Frame 1 (no input): blank canvas, image omitted
Frame 60 (the mouse pressed at the canvas centre just before this capture): blank canvas, image omitted
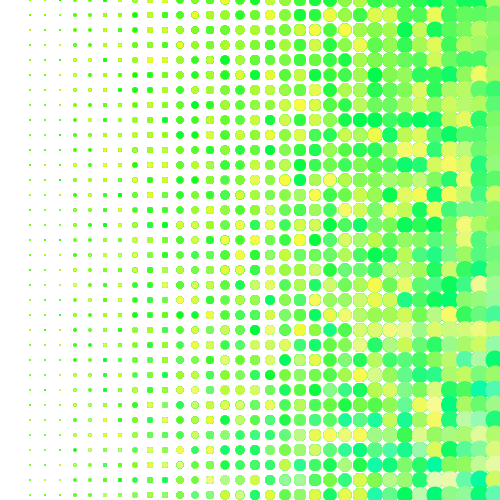
Frame 120 (the mouse held since frame 60 and released just before this capture)

The Processing sketch whose frames 1 and 60 were blank and that drew this single picture after the mouse press (run headless with seeded random() and noise(); from frame 60 on, the mouse is pressed at the canvas centre):

// Processing sketch: processing_84991
// ── processing_84991.pde

//////////////// Project_ MOUSE POSITION & COLOUR BEHAVIOUR \\\\\\\\\\\\\\\\
///////////////////////// YOUSUFOLIO/PROCESSING/2013\\\\\\\\\\\\\\\\
////////////////////////////////// ENJOY\\\\\\\\\\\\\\\\\\\\\\\\\\\\\


float x=10;
float y = 10;

void setup() {
  size(500,500);
  smooth();
  strokeWeight(.01);
  background(255);
}


void draw() {


  for (int i =0; i<100;i+= 3) {
    for(int j =0;j<100;j+= 3 ) {
      noStroke();
      line(mouseX,mouseY,x*i/2,y*j/2);
      noStroke();
      fill(random(0,mouseX),random(mouseY,0),random(i,i+j));
      ellipse(x*i/2,y*j/2,mouseX/105*i/10,mouseX/105*i/10);
    }
  }
}


//////////////// Project_ MOUSE POSITION & COLOUR BEHAVIOUR \\\\\\\\\\\\\\\\
///////////////////////// YOUSUFOLIO/PROCESSING/2013\\\\\\\\\\\\\\\\
////////////////////////////////// ENJOY\\\\\\\\\\\\\\\\\\\\\\\\\\\\\
